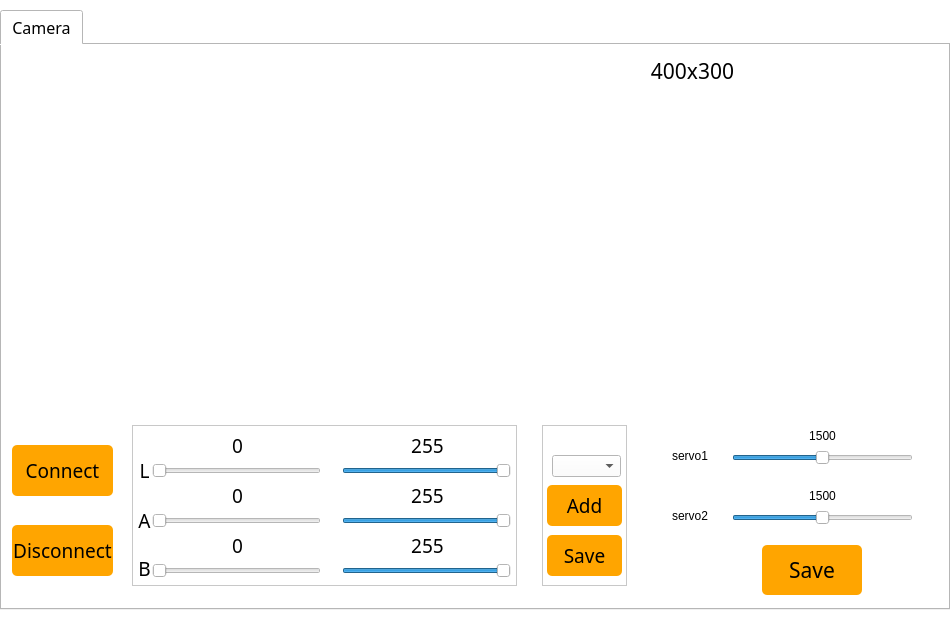
<?xml version="1.0" encoding="UTF-8"?>
<ui version="4.0">
 <class>Form</class>
 <widget class="QWidget" name="Form">
  <property name="windowModality">
   <enum>Qt::NonModal</enum>
  </property>
  <property name="enabled">
   <bool>true</bool>
  </property>
  <property name="geometry">
   <rect>
    <x>0</x>
    <y>0</y>
    <width>950</width>
    <height>620</height>
   </rect>
  </property>
  <property name="minimumSize">
   <size>
    <width>0</width>
    <height>0</height>
   </size>
  </property>
  <property name="maximumSize">
   <size>
    <width>950</width>
    <height>620</height>
   </size>
  </property>
  <property name="font">
   <font>
    <family>Arial</family>
    <pointsize>11</pointsize>
   </font>
  </property>
  <property name="focusPolicy">
   <enum>Qt::NoFocus</enum>
  </property>
  <property name="contextMenuPolicy">
   <enum>Qt::NoContextMenu</enum>
  </property>
  <property name="acceptDrops">
   <bool>false</bool>
  </property>
  <property name="windowTitle">
   <string>LAB_Tool 1.0</string>
  </property>
  <property name="autoFillBackground">
   <bool>false</bool>
  </property>
  <property name="styleSheet">
   <string notr="true">background-color: rgb(255, 255, 255);</string>
  </property>
  <widget class="QTabWidget" name="tabWidget">
   <property name="geometry">
    <rect>
     <x>0</x>
     <y>10</y>
     <width>950</width>
     <height>600</height>
    </rect>
   </property>
   <property name="font">
    <font>
     <family>黑体</family>
     <pointsize>12</pointsize>
    </font>
   </property>
   <property name="currentIndex">
    <number>0</number>
   </property>
   <widget class="QWidget" name="tab">
    <attribute name="title">
     <string>Camera</string>
    </attribute>
    <widget class="QLabel" name="label_8">
     <property name="geometry">
      <rect>
       <x>620</x>
       <y>10</y>
       <width>141</width>
       <height>31</height>
      </rect>
     </property>
     <property name="font">
      <font>
       <family>黑体</family>
       <pointsize>16</pointsize>
      </font>
     </property>
     <property name="text">
      <string>400x300</string>
     </property>
     <property name="alignment">
      <set>Qt::AlignCenter</set>
     </property>
    </widget>
    <widget class="QWidget" name="widget_12" native="true">
     <property name="geometry">
      <rect>
       <x>130</x>
       <y>380</y>
       <width>385</width>
       <height>161</height>
      </rect>
     </property>
     <property name="styleSheet">
      <string notr="true">#widget_12 {border:1px solid #242424;
border-color: rgb(200, 200, 200);}</string>
     </property>
     <widget class="QLabel" name="label_25">
      <property name="geometry">
       <rect>
        <x>5</x>
        <y>30</y>
        <width>15</width>
        <height>31</height>
       </rect>
      </property>
      <property name="font">
       <font>
        <family>黑体</family>
        <pointsize>14</pointsize>
       </font>
      </property>
      <property name="text">
       <string>L</string>
      </property>
      <property name="alignment">
       <set>Qt::AlignCenter</set>
      </property>
     </widget>
     <widget class="QLabel" name="label_26">
      <property name="geometry">
       <rect>
        <x>5</x>
        <y>80</y>
        <width>15</width>
        <height>31</height>
       </rect>
      </property>
      <property name="font">
       <font>
        <family>黑体</family>
        <pointsize>14</pointsize>
       </font>
      </property>
      <property name="text">
       <string>A</string>
      </property>
      <property name="alignment">
       <set>Qt::AlignCenter</set>
      </property>
     </widget>
     <widget class="QLabel" name="label_27">
      <property name="geometry">
       <rect>
        <x>5</x>
        <y>133</y>
        <width>15</width>
        <height>21</height>
       </rect>
      </property>
      <property name="font">
       <font>
        <family>黑体</family>
        <pointsize>14</pointsize>
       </font>
      </property>
      <property name="text">
       <string>B</string>
      </property>
      <property name="alignment">
       <set>Qt::AlignCenter</set>
      </property>
     </widget>
     <widget class="QSlider" name="horizontalSlider_LMin">
      <property name="geometry">
       <rect>
        <x>20</x>
        <y>35</y>
        <width>169</width>
        <height>22</height>
       </rect>
      </property>
      <property name="maximum">
       <number>255</number>
      </property>
      <property name="pageStep">
       <number>1</number>
      </property>
      <property name="orientation">
       <enum>Qt::Horizontal</enum>
      </property>
     </widget>
     <widget class="QSlider" name="horizontalSlider_AMin">
      <property name="geometry">
       <rect>
        <x>20</x>
        <y>85</y>
        <width>169</width>
        <height>22</height>
       </rect>
      </property>
      <property name="maximum">
       <number>255</number>
      </property>
      <property name="pageStep">
       <number>1</number>
      </property>
      <property name="orientation">
       <enum>Qt::Horizontal</enum>
      </property>
     </widget>
     <widget class="QSlider" name="horizontalSlider_BMin">
      <property name="geometry">
       <rect>
        <x>20</x>
        <y>135</y>
        <width>169</width>
        <height>22</height>
       </rect>
      </property>
      <property name="maximum">
       <number>255</number>
      </property>
      <property name="pageStep">
       <number>1</number>
      </property>
      <property name="orientation">
       <enum>Qt::Horizontal</enum>
      </property>
     </widget>
     <widget class="QLabel" name="label_LMin">
      <property name="geometry">
       <rect>
        <x>80</x>
        <y>10</y>
        <width>51</width>
        <height>20</height>
       </rect>
      </property>
      <property name="font">
       <font>
        <family>黑体</family>
        <pointsize>14</pointsize>
       </font>
      </property>
      <property name="text">
       <string>0</string>
      </property>
      <property name="alignment">
       <set>Qt::AlignCenter</set>
      </property>
     </widget>
     <widget class="QLabel" name="label_AMin">
      <property name="geometry">
       <rect>
        <x>80</x>
        <y>60</y>
        <width>51</width>
        <height>21</height>
       </rect>
      </property>
      <property name="font">
       <font>
        <family>黑体</family>
        <pointsize>14</pointsize>
       </font>
      </property>
      <property name="text">
       <string>0</string>
      </property>
      <property name="alignment">
       <set>Qt::AlignCenter</set>
      </property>
     </widget>
     <widget class="QLabel" name="label_BMin">
      <property name="geometry">
       <rect>
        <x>80</x>
        <y>110</y>
        <width>51</width>
        <height>21</height>
       </rect>
      </property>
      <property name="font">
       <font>
        <family>黑体</family>
        <pointsize>14</pointsize>
       </font>
      </property>
      <property name="text">
       <string>0</string>
      </property>
      <property name="alignment">
       <set>Qt::AlignCenter</set>
      </property>
     </widget>
     <widget class="QSlider" name="horizontalSlider_LMax">
      <property name="geometry">
       <rect>
        <x>210</x>
        <y>35</y>
        <width>169</width>
        <height>22</height>
       </rect>
      </property>
      <property name="maximum">
       <number>255</number>
      </property>
      <property name="pageStep">
       <number>1</number>
      </property>
      <property name="value">
       <number>255</number>
      </property>
      <property name="orientation">
       <enum>Qt::Horizontal</enum>
      </property>
     </widget>
     <widget class="QSlider" name="horizontalSlider_AMax">
      <property name="geometry">
       <rect>
        <x>210</x>
        <y>85</y>
        <width>169</width>
        <height>22</height>
       </rect>
      </property>
      <property name="maximum">
       <number>255</number>
      </property>
      <property name="pageStep">
       <number>1</number>
      </property>
      <property name="value">
       <number>255</number>
      </property>
      <property name="orientation">
       <enum>Qt::Horizontal</enum>
      </property>
     </widget>
     <widget class="QSlider" name="horizontalSlider_BMax">
      <property name="geometry">
       <rect>
        <x>210</x>
        <y>135</y>
        <width>169</width>
        <height>22</height>
       </rect>
      </property>
      <property name="maximum">
       <number>255</number>
      </property>
      <property name="pageStep">
       <number>1</number>
      </property>
      <property name="value">
       <number>255</number>
      </property>
      <property name="orientation">
       <enum>Qt::Horizontal</enum>
      </property>
     </widget>
     <widget class="QLabel" name="label_LMax">
      <property name="geometry">
       <rect>
        <x>270</x>
        <y>10</y>
        <width>51</width>
        <height>20</height>
       </rect>
      </property>
      <property name="font">
       <font>
        <family>黑体</family>
        <pointsize>14</pointsize>
       </font>
      </property>
      <property name="text">
       <string>255</string>
      </property>
      <property name="alignment">
       <set>Qt::AlignCenter</set>
      </property>
     </widget>
     <widget class="QLabel" name="label_AMax">
      <property name="geometry">
       <rect>
        <x>270</x>
        <y>60</y>
        <width>51</width>
        <height>20</height>
       </rect>
      </property>
      <property name="font">
       <font>
        <family>黑体</family>
        <pointsize>14</pointsize>
       </font>
      </property>
      <property name="text">
       <string>255</string>
      </property>
      <property name="alignment">
       <set>Qt::AlignCenter</set>
      </property>
     </widget>
     <widget class="QLabel" name="label_BMax">
      <property name="geometry">
       <rect>
        <x>270</x>
        <y>110</y>
        <width>51</width>
        <height>20</height>
       </rect>
      </property>
      <property name="font">
       <font>
        <family>黑体</family>
        <pointsize>14</pointsize>
       </font>
      </property>
      <property name="text">
       <string>255</string>
      </property>
      <property name="alignment">
       <set>Qt::AlignCenter</set>
      </property>
     </widget>
    </widget>
    <widget class="QWidget" name="widget_15" native="true">
     <property name="geometry">
      <rect>
       <x>540</x>
       <y>380</y>
       <width>85</width>
       <height>161</height>
      </rect>
     </property>
     <property name="styleSheet">
      <string notr="true">#widget_15 {border:1px solid #242424;
border-color: rgb(200, 200, 200);}</string>
     </property>
     <widget class="QComboBox" name="comboBox_color">
      <property name="geometry">
       <rect>
        <x>10</x>
        <y>30</y>
        <width>69</width>
        <height>22</height>
       </rect>
      </property>
     </widget>
     <widget class="QPushButton" name="pushButton_labWrite">
      <property name="geometry">
       <rect>
        <x>5</x>
        <y>110</y>
        <width>75</width>
        <height>41</height>
       </rect>
      </property>
      <property name="font">
       <font>
        <family>黑体</family>
        <pointsize>14</pointsize>
       </font>
      </property>
      <property name="styleSheet">
       <string notr="true">QPushButton{background-color: rgb(255, 165, 0);}
QPushButton:hover{background-color:  rgb(255, 210, 0);}
QPushButton{border-radius:5px;}</string>
      </property>
      <property name="text">
       <string>Save</string>
      </property>
     </widget>
     <widget class="QPushButton" name="pushButton_addcolor">
      <property name="geometry">
       <rect>
        <x>5</x>
        <y>60</y>
        <width>75</width>
        <height>41</height>
       </rect>
      </property>
      <property name="font">
       <font>
        <family>黑体</family>
        <pointsize>14</pointsize>
       </font>
      </property>
      <property name="styleSheet">
       <string notr="true">QPushButton{background-color: rgb(255, 165, 0);}
QPushButton:hover{background-color:  rgb(255, 210, 0);}
QPushButton{border-radius:5px;}</string>
      </property>
      <property name="text">
       <string>Add</string>
      </property>
     </widget>
    </widget>
    <widget class="QPushButton" name="pushButton_connect">
     <property name="geometry">
      <rect>
       <x>10</x>
       <y>400</y>
       <width>101</width>
       <height>51</height>
      </rect>
     </property>
     <property name="font">
      <font>
       <family>黑体</family>
       <pointsize>14</pointsize>
      </font>
     </property>
     <property name="styleSheet">
      <string notr="true">QPushButton{background-color: rgb(255, 165, 0);}
QPushButton:hover{background-color:  rgb(255, 210, 0);}
QPushButton{border-radius:5px;}</string>
     </property>
     <property name="text">
      <string>Connect</string>
     </property>
    </widget>
    <widget class="QLabel" name="label_process">
     <property name="geometry">
      <rect>
       <x>50</x>
       <y>50</y>
       <width>400</width>
       <height>300</height>
      </rect>
     </property>
     <property name="text">
      <string/>
     </property>
    </widget>
    <widget class="QLabel" name="label_orign">
     <property name="geometry">
      <rect>
       <x>500</x>
       <y>50</y>
       <width>400</width>
       <height>300</height>
      </rect>
     </property>
     <property name="text">
      <string/>
     </property>
    </widget>
    <widget class="QPushButton" name="pushButton_disconnect">
     <property name="geometry">
      <rect>
       <x>10</x>
       <y>480</y>
       <width>101</width>
       <height>51</height>
      </rect>
     </property>
     <property name="font">
      <font>
       <family>黑体</family>
       <pointsize>14</pointsize>
      </font>
     </property>
     <property name="styleSheet">
      <string notr="true">QPushButton{background-color: rgb(255, 165, 0);}
QPushButton:hover{background-color:  rgb(255, 210, 0);}
QPushButton{border-radius:5px;}</string>
     </property>
     <property name="text">
      <string>Disconnect</string>
     </property>
    </widget>
    <widget class="QSlider" name="horizontalSlider_servo1">
     <property name="geometry">
      <rect>
       <x>730</x>
       <y>400</y>
       <width>181</width>
       <height>26</height>
      </rect>
     </property>
     <property name="minimum">
      <number>500</number>
     </property>
     <property name="maximum">
      <number>2500</number>
     </property>
     <property name="pageStep">
      <number>1</number>
     </property>
     <property name="value">
      <number>1500</number>
     </property>
     <property name="orientation">
      <enum>Qt::Horizontal</enum>
     </property>
    </widget>
    <widget class="QSlider" name="horizontalSlider_servo2">
     <property name="geometry">
      <rect>
       <x>730</x>
       <y>460</y>
       <width>181</width>
       <height>26</height>
      </rect>
     </property>
     <property name="minimum">
      <number>500</number>
     </property>
     <property name="maximum">
      <number>2500</number>
     </property>
     <property name="pageStep">
      <number>1</number>
     </property>
     <property name="value">
      <number>1500</number>
     </property>
     <property name="orientation">
      <enum>Qt::Horizontal</enum>
     </property>
    </widget>
    <widget class="QLabel" name="label_servo1">
     <property name="geometry">
      <rect>
       <x>670</x>
       <y>400</y>
       <width>51</width>
       <height>22</height>
      </rect>
     </property>
     <property name="text">
      <string>servo1</string>
     </property>
    </widget>
    <widget class="QLabel" name="label_servo2">
     <property name="geometry">
      <rect>
       <x>670</x>
       <y>460</y>
       <width>51</width>
       <height>22</height>
      </rect>
     </property>
     <property name="text">
      <string>servo2</string>
     </property>
    </widget>
    <widget class="QLabel" name="label_servo1_value">
     <property name="geometry">
      <rect>
       <x>800</x>
       <y>380</y>
       <width>41</width>
       <height>22</height>
      </rect>
     </property>
     <property name="text">
      <string>1500</string>
     </property>
     <property name="alignment">
      <set>Qt::AlignCenter</set>
     </property>
    </widget>
    <widget class="QLabel" name="label_servo2_value">
     <property name="geometry">
      <rect>
       <x>800</x>
       <y>440</y>
       <width>41</width>
       <height>22</height>
      </rect>
     </property>
     <property name="layoutDirection">
      <enum>Qt::LeftToRight</enum>
     </property>
     <property name="midLineWidth">
      <number>1</number>
     </property>
     <property name="text">
      <string notr="true">1500</string>
     </property>
     <property name="textFormat">
      <enum>Qt::RichText</enum>
     </property>
     <property name="alignment">
      <set>Qt::AlignCenter</set>
     </property>
     <property name="wordWrap">
      <bool>false</bool>
     </property>
    </widget>
    <widget class="QPushButton" name="pushButton_save_servo">
     <property name="geometry">
      <rect>
       <x>760</x>
       <y>500</y>
       <width>100</width>
       <height>50</height>
      </rect>
     </property>
     <property name="font">
      <font>
       <family>黑体</family>
       <pointsize>16</pointsize>
      </font>
     </property>
     <property name="styleSheet">
      <string notr="true">QPushButton{background-color: rgb(255, 165, 0);}
QPushButton:hover{background-color:  rgb(255, 210, 0);}
QPushButton{border-radius:5px;}</string>
     </property>
     <property name="text">
      <string>Save</string>
     </property>
    </widget>
    <zorder>widget_15</zorder>
    <zorder>widget_12</zorder>
    <zorder>label_8</zorder>
    <zorder>pushButton_connect</zorder>
    <zorder>label_process</zorder>
    <zorder>label_orign</zorder>
    <zorder>pushButton_disconnect</zorder>
    <zorder>horizontalSlider_servo1</zorder>
    <zorder>horizontalSlider_servo2</zorder>
    <zorder>label_servo1</zorder>
    <zorder>label_servo2</zorder>
    <zorder>label_servo1_value</zorder>
    <zorder>label_servo2_value</zorder>
    <zorder>pushButton_save_servo</zorder>
   </widget>
  </widget>
 </widget>
 <resources/>
 <connections/>
</ui>
